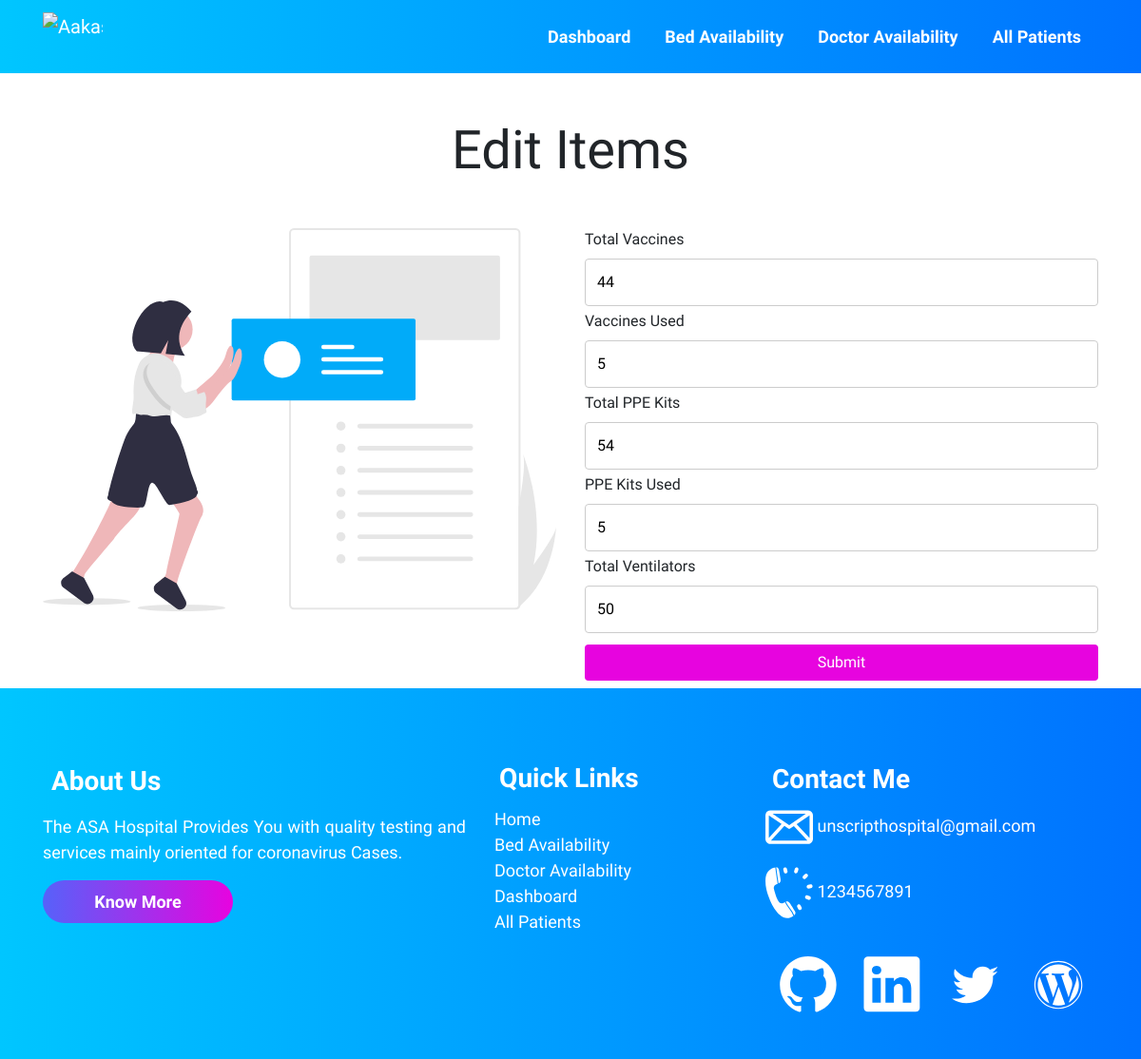
Before: /edititems with the older database file.
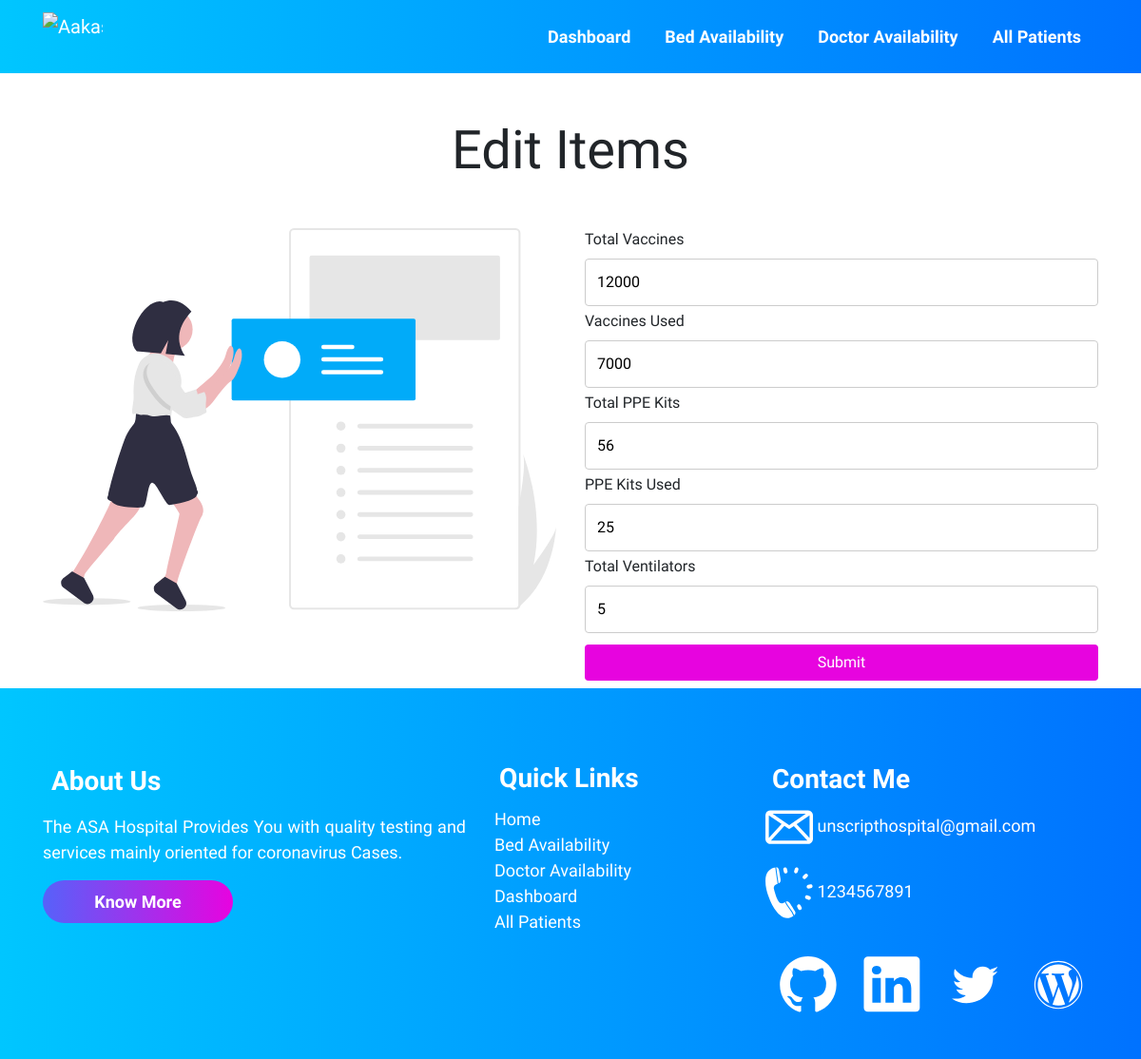
After: the same page with the newer database file.
### accounts/models.py (models this page shows)
class ItemsTotalCount(models.Model):
    vaccines = models.IntegerField(default=0)
    vaccines_used = models.IntegerField(default=0)
    ppe_kits = models.IntegerField(default=0)
    ppe_kits_used = models.IntegerField(default=0)
    ventilator = models.IntegerField(default=0)

### accounts/views.py (the view, shortened to what this page needs)
# urls.py: path("edititems", views.edititems, name="edititems"),
def edititems(request):
    item = ItemsTotalCount.objects.get(pk=1)
    context = {'item1': item}
    return render(request, 'edititems.html', context)

### templates/edititems.html (shortened to what this page needs)
{% extends 'innerbase.html' %}
{% load static %}
{% block linkBelow %}
<link rel="stylesheet" href="{% static '/css/buttons.css' %}">
{% endblock %}
{% block body %}
<div class="container">
    <h1 class="header display-4 text-center my-5">Edit Items</h1>
    <div class="row">
        <div class="col-md-6 block-to-disappear-in-mobile">
            <img src="{% static '/svg/edit-items.svg' %}" alt="Image to add items" width="100%">
        </div>
        <div class="col-md-6">
            <form action="/edititems" method="POST">
                <label for="totalvaccines" class="form-label">Total Vaccines</label>
                <input type="text" class="mb-1" name="totalvaccines" id="totalvaccines" value="{{item1.vaccines}}"
                    placeholder="Total Vaccines Available">
                <label for="vaccinesused" class="form-label">Vaccines Used</label>
                <input type="text" class="mb-1" name="vaccinesused" id="vaccinesused" value="{{item1.vaccines_used}}"
                    placeholder="Vaccines Used">
                <label for="totalppekits" class="form-label">Total PPE Kits</label>
                <input type="text" class="mb-1" name="totalppekits" id="totalppekits" value="{{item1.ppe_kits}}"
                    placeholder="Total PPE Kits Available">
                <label for="ppekitsused" class="form-label">PPE Kits Used</label>
                <input type="text" class="mb-1" name="ppekitsused" id="ppekitsused" value="{{item1.ppe_kits_used}}"
                    placeholder="PPE Kits Used">
                <label for="ventilators" class="form-label">Total Ventilators</label>
                <input type="text" class="mb-1" name="ventilators" id="ventilators" value="{{item1.ventilator}}"
                    placeholder="Total Ventilators Available">
                <input type="submit" class="my-2 btn btn-block btn-red-block">
            </form>
        </div>
    </div>
</div>
{% endblock %}

Changed rows visible on the page:
changed ItemsTotalCount: totalvaccines "44" → "12000"; vaccinesused "5" → "7000"; totalppekits "54" → "56"; ppekitsused "5" → "25"; ventilators "50" → "5"
